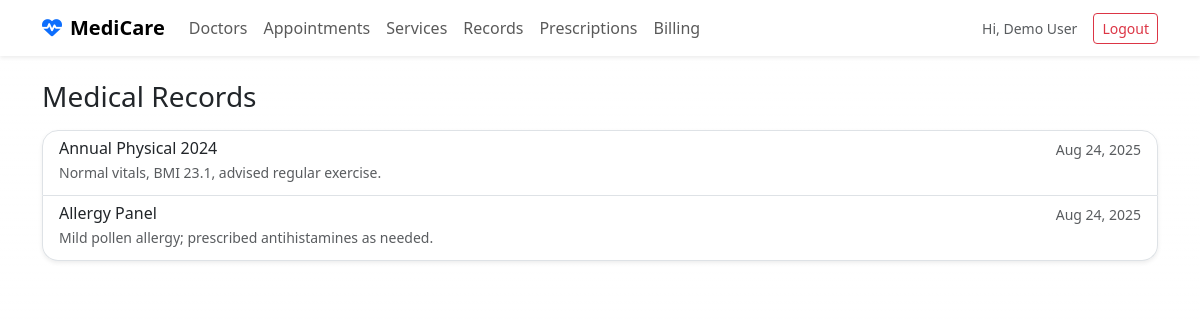
Screenshot of /records (signed in) with the database file from the repository.
### app.py (models this page shows, shortened)
class User(UserMixin, db.Model):
    id = db.Column(db.Integer, primary_key=True)
    full_name = db.Column(db.String(120), nullable=False)
    email = db.Column(db.String(120), unique=True, nullable=False)
    password_hash = db.Column(db.String(255), nullable=False)
    phone = db.Column(db.String(30))
    address = db.Column(db.String(255))
    created_at = db.Column(db.DateTime, default=datetime.utcnow)
    appointments = db.relationship("Appointment", backref="user", lazy=True)
    prescriptions = db.relationship("Prescription", backref="user", lazy=True)
    records = db.relationship("MedicalRecord", backref="user", lazy=True)
    invoices = db.relationship("Invoice", backref="user", lazy=True)

class MedicalRecord(db.Model):
    id = db.Column(db.Integer, primary_key=True)
    user_id = db.Column(db.Integer, db.ForeignKey("user.id"), nullable=False)
    title = db.Column(db.String(160), nullable=False)
    notes = db.Column(db.Text, nullable=False)
    created_at = db.Column(db.DateTime, default=datetime.utcnow)

### app.py (the view)
@app.route("/records")
@login_required
def records():
    return render_template("records.html", records=MedicalRecord.query.filter_by(user_id=current_user.id).all())

### app.py (called while the page is built)
@login_manager.user_loader
def load_user(user_id):
    return User.query.get(int(user_id))

### templates/records.html
{% extends 'base.html' %}
{% block content %}
<section class="container">
  <h3 class="mb-3">Medical Records</h3>
  <div class="list-group shadow-sm rounded-4">
    {% for r in records %}
    <a class="list-group-item list-group-item-action">
      <div class="d-flex w-100 justify-content-between">
        <h6 class="mb-1">{{ r.title }}</h6>
        <small class="text-muted">{{ r.created_at.strftime('%b %d, %Y') }}</small>
      </div>
      <p class="mb-1 small text-muted">{{ r.notes }}</p>
    </a>
    {% else %}
    <div class="p-4 bg-white rounded-4 shadow-sm text-muted">No records yet.</div>
    {% endfor %}
  </div>
</section>
{% endblock %}

### templates/base.html (shortened to what this page needs)
<!doctype html>
<html lang="en">
<head>
  <link href="https://cdn.jsdelivr.net/npm/bootstrap@5.3.2/dist/css/bootstrap.min.css" rel="stylesheet">
  <link href="https://cdnjs.cloudflare.com/ajax/libs/font-awesome/6.5.1/css/all.min.css" rel="stylesheet">
  <link href="{{ url_for('static', filename='css/style.css') }}" rel="stylesheet">
</head>
<body class="bg-gradient">
  {% if current_user.is_authenticated %}
  <nav class="navbar navbar-expand-lg navbar-light shadow-sm sticky-top" style="background:#ffffffc9; backdrop-filter: blur(8px);">
    <div class="container">
      <a class="navbar-brand fw-bold" href="{{ url_for('dashboard') }}"><i class="fa-solid fa-heart-pulse text-primary me-2"></i>MediCare</a>
      <div class="collapse navbar-collapse" id="nav">
        <ul class="navbar-nav me-auto mb-2 mb-lg-0">
          <li class="nav-item"><a class="nav-link" href="{{ url_for('doctors') }}">Doctors</a></li>
          <li class="nav-item"><a class="nav-link" href="{{ url_for('appointments') }}">Appointments</a></li>
          <li class="nav-item"><a class="nav-link" href="{{ url_for('services') }}">Services</a></li>
          <li class="nav-item"><a class="nav-link" href="{{ url_for('records') }}">Records</a></li>
          <li class="nav-item"><a class="nav-link" href="{{ url_for('prescriptions') }}">Prescriptions</a></li>
          <li class="nav-item"><a class="nav-link" href="{{ url_for('billing') }}">Billing</a></li>
        </ul>
        <div class="d-flex align-items-center gap-3">
          <span class="small text-muted d-none d-md-inline">Hi, {{ current_user.full_name }}</span>
          <a href="{{ url_for('logout') }}" class="btn btn-sm btn-outline-danger">Logout</a>
        </div>
      </div>
    </div>
  </nav>
  {% endif %}
  <main class="py-4">
    {% block content %}{% endblock %}
  </main>
</body>
</html>

### static/css/style.css (style rules this page uses)
:root { --primary:#2a9d8f; --ink:#1f2d3d; --soft:#f6f8fb; }
body.bg-gradient { background: linear-gradient(180deg,#eaf3ff 0%,#ffffff 30%,#f3f6ff 100%); }
.navbar .nav-link { font-weight:500 }
.rounded-4 { border-radius:1rem!important }

### rows the page displays
User: full_name "Demo User"
MedicalRecord: title "Annual Physical 2024", created_at "Aug 24, 2025", notes "Normal vitals, BMI 23.1, advised regular exercise."
MedicalRecord: title "Allergy Panel", created_at "Aug 24, 2025", notes "Mild pollen allergy; prescribed antihistamines as needed."
